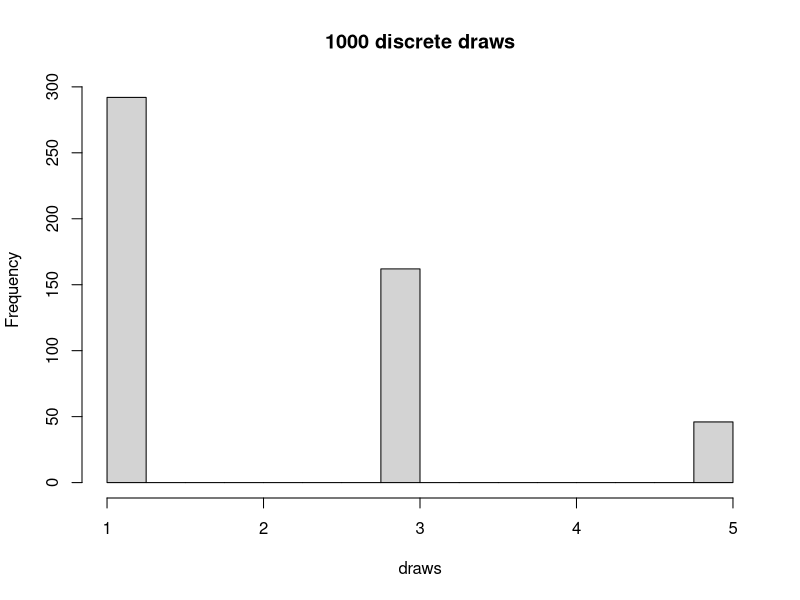
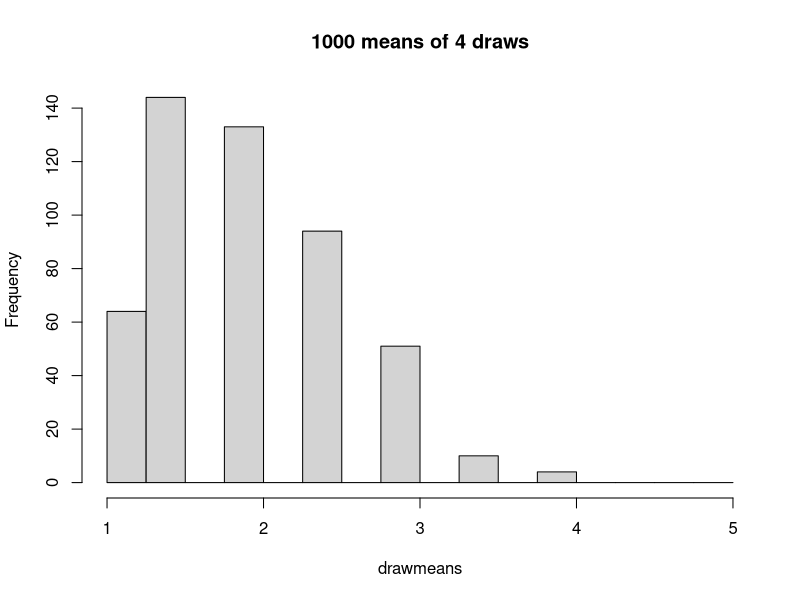
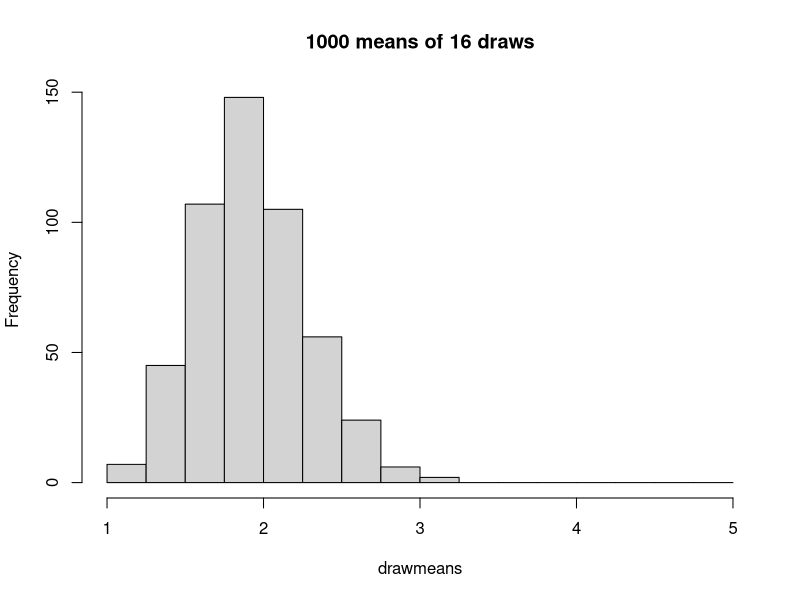

Write R code to recreate these figures, in order. (Note: this script raises an error after producing the figures.)
# Simulation
x = c(1, 3, 5)
px = c(0.6, 0.3, 0.1)
draws = sample(x, size = 500, replace = TRUE, prob = px)
draws
hist(draws, breaks = seq(1, 5, by = 0.25), main = "1000 discrete draws")
var(draws)
draws = sample(x, size = 4 * 500,replace = TRUE, prob = px)
draws = matrix(draws, 4)
drawmeans = apply(draws, 2, mean)
hist(drawmeans, breaks = seq(1, 5, by = 0.25), main = "1000 means of 4 draws")

var(drawmeans)
drawmeans = apply(matrix(sample(x, size = 16 * 500, replace = TRUE, prob = px), 16), 2, mean)
hist(drawmeans, breaks = seq(1, 5, by = 0.25), main = "1000 means of 16 draws")
var(drawmeans)


-----------
  p.die <- rep(1/6,6)
sum(p.die)
die <- 1:6
sample(die, size=10, prob=p.die, replace=T)
s <- table(sample(die, size=1000, prob=p.die, replace=T))
lbls = sprintf("%0.1f%%", s/sum(s)*100)
barX <- barplot(s, ylim=c(0,200))
text(x=barX, y=s+10, label=lbls)

generate.sample.means <- function(n) {
  sample.means <- numeric()
  for (i in 1:1000) { 
    sample.means <- append(sample.means, sum(sample(die, size=n, prob=p.die, replace=T))/n)
  }
  return (sample.means)
}
sample.means <- generate.sample.means(100)
plot(density(sample.means), main="Distribution of sample means",xlab="sample mean", col="orange")
